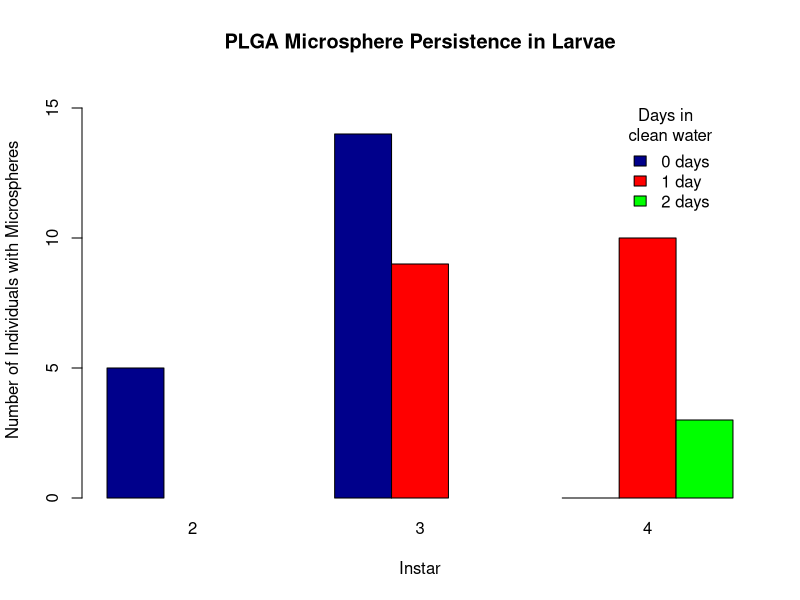

Generate this figure with R:
#This code is to create the bar char for the latex treatment
data <- read.csv("./Graph_Data2.csv")
data$instar <- c(1.5,5.5,9.5,6.5,11.5,10.5)

df <- data.frame(
  "0"=c(5,14,0),
  "1"=c(NA,9,10),
  "2"=c(NA,NA,3)
)
df <- t(df)
rownames(df) <- c(0,1,2)
colnames(df) <- c(2,3,4)

svg("Graph_PLGA.svg", width = 11, height = 7)
barplot(df, beside = TRUE, col=c("darkblue","red","green"),xlab = "Instar",ylim = c(0,16), ylab = "Number of Individuals with Microspheres", main = "PLGA Microsphere Persistence in Larvae")
legend( 10, 15, title = "Days in \n clean water", legend = c("0 days", "1 day", "2 days"), fill=c("darkblue","red","green"), box.col = "white")

dev.off()

